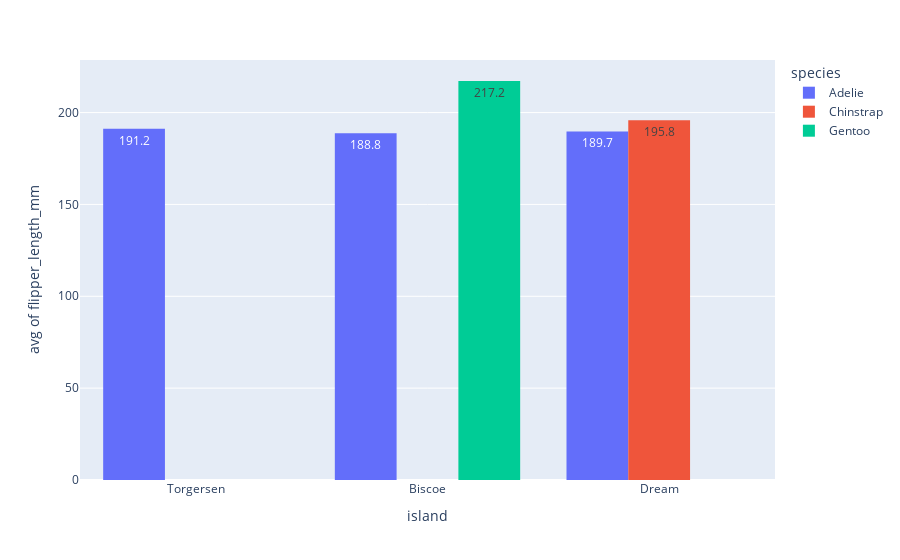

This figure's notebook cell:
### Code cell
# utilizando o plotly - histogram

px.histogram(data_frame=peng,
             x='island',
             y='flipper_length_mm',
             color='species',
             barmode='group',
             histfunc='avg',
             text_auto='.1f')

### Figure 1 — Plotly figure (JSON) as saved in the notebook; plotly's stock layout.template omitted (floating-point values rounded to 4 significant figures; data arrays with more than 128 entries replaced by an {"elided": "..."} marker saying what was removed)
{"data": [{"alignmentgroup": "True", "bingroup": "x", "histfunc": "avg", "hovertemplate": "species=Adelie<br>island=%{x}<br>avg of flipper_length_mm=%{y}<extra></extra>", "legendgroup": "Adelie", "marker": {"color": "#636efa", "pattern": {"shape": ""}}, "name": "Adelie", "offsetgroup": "Adelie", "orientation": "v", "showlegend": true, "texttemplate": "%{value:.1f}", "type": "histogram", "x": {"elided": "152 str values"}, "xaxis": "x", "y": {"elided": "152 int values"}, "yaxis": "y"}, {"alignmentgroup": "True", "bingroup": "x", "histfunc": "avg", "hovertemplate": "species=Chinstrap<br>island=%{x}<br>avg of flipper_length_mm=%{y}<extra></extra>", "legendgroup": "Chinstrap", "marker": {"color": "#EF553B", "pattern": {"shape": ""}}, "name": "Chinstrap", "offsetgroup": "Chinstrap", "orientation": "v", "showlegend": true, "texttemplate": "%{value:.1f}", "type": "histogram", "x": ["Dream", "Dream", "Dream", "Dream", "Dream", "Dream", "Dream", "Dream", "Dream", "Dream", "Dream", "Dream", "Dream", "Dream", "Dream", "Dream", "Dream", "Dream", "Dream", "Dream", "Dream", "Dream", "Dream", "Dream", "Dream", "Dream", "Dream", "Dream", "Dream", "Dream", "Dream", "Dream", "Dream", "Dream", "Dream", "Dream", "Dream", "Dream", "Dream", "Dream", "Dream", "Dream", "Dream", "Dream", "Dream", "Dream", "Dream", "Dream", "Dream", "Dream", "Dream", "Dream", "Dream", "Dream", "Dream", "Dream", "Dream", "Dream", "Dream", "Dream", "Dream", "Dream", "Dream", "Dream", "Dream", "Dream", "Dream", "Dream"], "xaxis": "x", "y": [192, 196, 193, 188, 197, 198, 178, 197, 195, 198, 193, 194, 185, 201, 190, 201, 197, 181, 190, 195, 181, 191, 187, 193, 195, 197, 200, 200, 191, 205, 187, 201, 187, 203, 195, 199, 195, 210, 192, 205, 210, 187, 196, 196, 196, 201, 190, 212, 187, 198, 199, 201, 193, 203, 187, 197, 191, 203, 202, 194, 206, 189, 195, 207, 202, 193, 210, 198], "yaxis": "y"}, {"alignmentgroup": "True", "bingroup": "x", "histfunc": "avg", "hovertemplate": "species=Gentoo<br>island=%{x}<br>avg of flipper_length_mm=%{y}<extra></extra>", "legendgroup": "Gentoo", "marker": {"color": "#00cc96", "pattern": {"shape": ""}}, "name": "Gentoo", "offsetgroup": "Gentoo", "orientation": "v", "showlegend": true, "texttemplate": "%{value:.1f}", "type": "histogram", "x": ["Biscoe", "Biscoe", "Biscoe", "Biscoe", "Biscoe", "Biscoe", "Biscoe", "Biscoe", "Biscoe", "Biscoe", "Biscoe", "Biscoe", "Biscoe", "Biscoe", "Biscoe", "Biscoe", "Biscoe", "Biscoe", "Biscoe", "Biscoe", "Biscoe", "Biscoe", "Biscoe", "Biscoe", "Biscoe", "Biscoe", "Biscoe", "Biscoe", "Biscoe", "Biscoe", "Biscoe", "Biscoe", "Biscoe", "Biscoe", "Biscoe", "Biscoe", "Biscoe", "Biscoe", "Biscoe", "Biscoe", "Biscoe", "Biscoe", "Biscoe", "Biscoe", "Biscoe", "Biscoe", "Biscoe", "Biscoe", "Biscoe", "Biscoe", "Biscoe", "Biscoe", "Biscoe", "Biscoe", "Biscoe", "Biscoe", "Biscoe", "Biscoe", "Biscoe", "Biscoe", "Biscoe", "Biscoe", "Biscoe", "Biscoe", "Biscoe", "Biscoe", "Biscoe", "Biscoe", "Biscoe", "Biscoe", "Biscoe", "Biscoe", "Biscoe", "Biscoe", "Biscoe", "Biscoe", "Biscoe", "Biscoe", "Biscoe", "Biscoe", "Biscoe", "Biscoe", "Biscoe", "Biscoe", "Biscoe", "Biscoe", "Biscoe", "Biscoe", "Biscoe", "Biscoe", "Biscoe", "Biscoe", "Biscoe", "Biscoe", "Biscoe", "Biscoe", "Biscoe", "Biscoe", "Biscoe", "Biscoe", "Biscoe", "Biscoe", "Biscoe", "Biscoe", "Biscoe", "Biscoe", "Biscoe", "Biscoe", "Biscoe", "Biscoe", "Biscoe", "Biscoe", "Biscoe", "Biscoe", "Biscoe", "Biscoe", "Biscoe", "Biscoe", "Biscoe", "Biscoe", "Biscoe", "Biscoe", "Biscoe", "Biscoe"], "xaxis": "x", "y": [211, 230, 210, 218, 215, 210, 211, 219, 209, 215, 214, 216, 214, 213, 210, 217, 210, 221, 209, 222, 218, 215, 213, 215, 215, 215, 216, 215, 210, 220, 222, 209, 207, 230, 220, 220, 213, 219, 208, 208, 208, 225, 210, 216, 222, 217, 210, 225, 213, 215, 210, 220, 210, 225, 217, 220, 208, 220, 208, 224, 208, 221, 214, 231, 219, 230, 214, 229, 220, 223, 216, 221, 221, 217, 216, 230, 209, 220, 215, 223, 212, 221, 212, 224, 212, 228, 218, 218, 212, 230, 218, 228, 212, 224, 214, 226, 216, 222, 203, 225, 219, 228, 215, 228, 216, 215, 210, 219, 208, 209, 216, 229, 213, 230, 217, 230, 217, 222, 214, null, 215, 222, 212, 213], "yaxis": "y"}], "layout": {"barmode": "group", "legend": {"title": {"text": "species"}, "tracegroupgap": 0}, "margin": {"t": 60}, "xaxis": {"anchor": "y", "domain": [0, 1], "title": {"text": "island"}}, "yaxis": {"anchor": "x", "domain": [0, 1], "title": {"text": "avg of flipper_length_mm"}}}}
